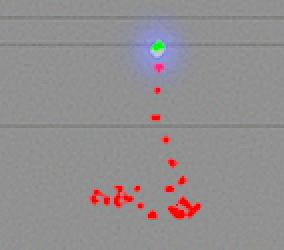
#> input picture image.png, 142 x 125 px (shown 2 times larger)
$ python extract_dot.py
#> lines starting #> are read from the running program, lines starting #| are printed output that depends on the picture; after the words box and inside, x2 and y2 are one past the last pixel; in counts of white or black regions, pixels touching at a corner belong together
import cv2
import numpy as np
import matplotlib.pyplot as plt

# Загрузи изображение
img = cv2.imread("image.png")
#> img is the input picture: shape (125, 142, 3); mean B, G, R 143.8, 142.4, 146.1
gray = cv2.cvtColor(img, cv2.COLOR_BGR2GRAY)
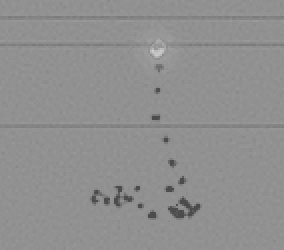
#> gray: shape (125, 142) (shown 2 times larger); min 75, max 206, mean 143.6

# Найти красные точки (можно настроить порог)
lower_red = np.array([0, 0, 180])
upper_red = np.array([100, 100, 255])
mask = cv2.inRange(img, lower_red, upper_red)
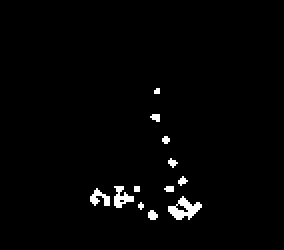
#> mask: shape (125, 142) (shown 2 times larger); 1.8% white; 12 white regions (9 under 20 px)

# Найти контуры
contours, _ = cv2.findContours(mask, cv2.RETR_EXTERNAL, cv2.CHAIN_APPROX_SIMPLE)
#> contours = 12 contours, 9 with area under 20; largest, box (x1, y1, x2, y2) and area: (84, 98, 101, 110) 92, (57, 93, 67, 104) 42, (45, 94, 55, 103) 30

coords = []
for cnt in contours:
    for p in cnt:
        x, y = p[0]
        coords.append((x, y))
#> this loop made 12 passes
#> cnt on pass 6: [[67, 93], [67, 95], [69, 95], [69, 93]]
#> after the loop, coords = 114 pairs, first value 45 to 100, second value 44 to 109

# Сортировать по Y чтобы упорядочить по "времени"
coords = sorted(coords, key=lambda c: c[1])

# Центрировать и нормализовать
coords_np = np.array(coords)
#> coords_np has the same summary as coords
coords_np = coords_np - np.mean(coords_np, axis=0)
#> coords_np = 114 pairs, first value -28.19 to 26.81, second value -47.21 to 17.79

# Отмасштабировать (например, до ~[-4,4])
scale = 8 / (np.max(coords_np[:, 0]) - np.min(coords_np[:, 0]))
#> scale = 0.145
coords_np *= scale
#> coords_np = 114 pairs, first value -4.1 to 3.9, second value -6.87 to 2.59

# Построить массив для AHK
for i, (x, y) in enumerate(coords_np):
    print(f"sprayPattern[{i}] := [{x:.2f}, {y:.2f}]")
#> this loop made 114 passes
#> (x, y) on passes 1 to 12: (0.699, -6.87), (0.845, -6.87), (0.554, -6.72), (0.554, -6.58), (0.845, -6.58), (0.408, -4.98), (0.845, -4.98), (0.263, -4.83), (0.408, -4.69), (0.554, -4.69), (0.699, -4.54), (0.845, -4.54)
#| sprayPattern[0] := [0.70, -6.87]
#| sprayPattern[1] := [0.84, -6.87]
#| sprayPattern[2] := [0.55, -6.72]
#| sprayPattern[3] := [0.55, -6.58]
#| sprayPattern[4] := [0.84, -6.58]
#| sprayPattern[5] := [0.41, -4.98]
#| sprayPattern[6] := [0.84, -4.98]
#| sprayPattern[7] := [0.26, -4.83]
#> (further printed lines are left out)
